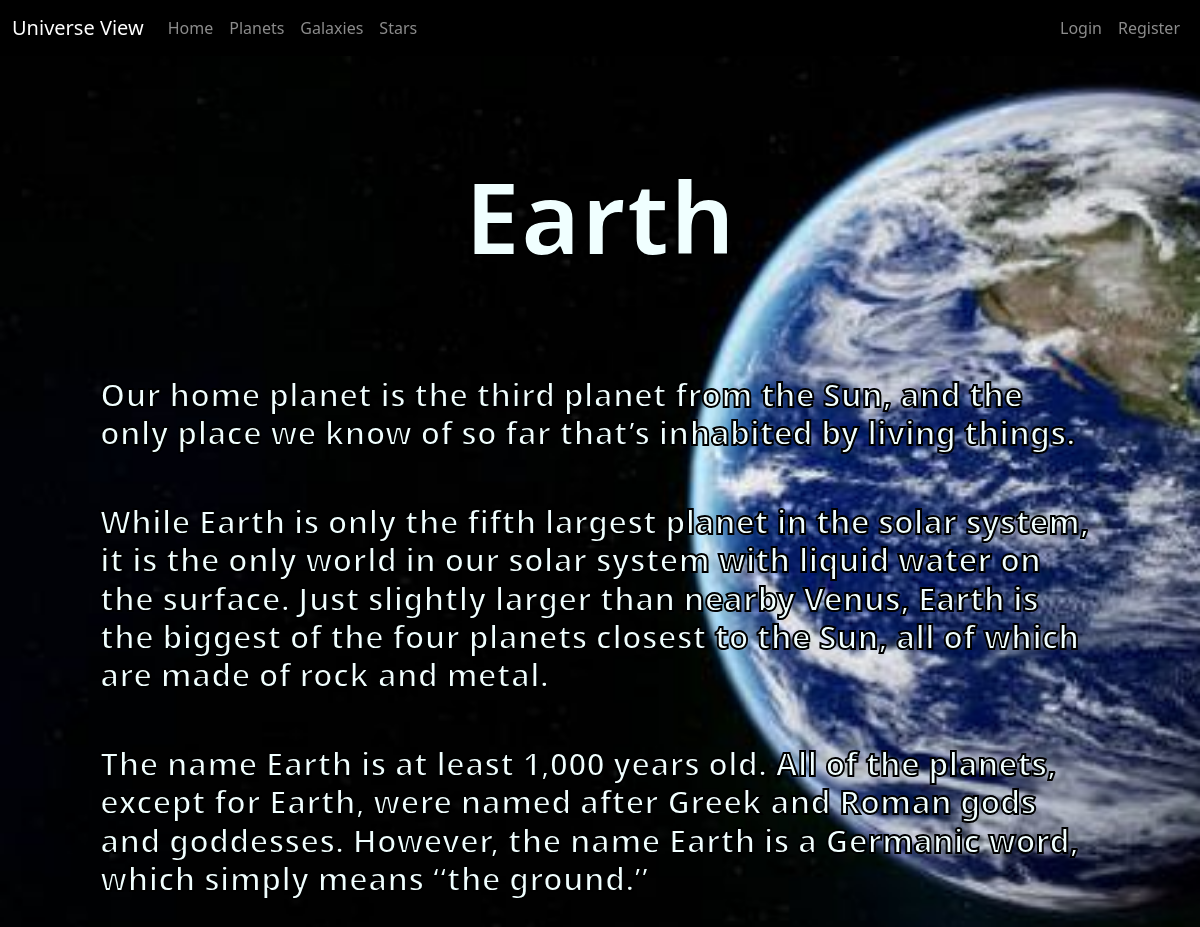
The app's page /blog-details/earth with its own data.
### blog/models.py (models this page shows, shortened)
class Blog(models.Model):
    name = models.CharField(max_length=100)
    image = models.ImageField(upload_to="blogs")
    description = RichTextField()
    is_active = models.BooleanField(default=False)
    is_home = models.BooleanField(default=False)
    slug = models.SlugField(null= False,blank = True,unique=True,db_index=True, editable= False)
    category = models.ForeignKey(Category,null= True, on_delete=models.CASCADE)
    type = models.ForeignKey(Type,null= True, on_delete=models.CASCADE)

### blog/views.py (the view)
# urls.py: path("blog-details/<slug:slug>", views.blog_details ,name = "blog_details")
def blog_details(request,slug):
    blog = Blog.objects.get(slug=slug)
    return render(request, "blog/blog-details.html",{
        "blog" : blog
    })

### blog/templates/blog/blog-details.html (shortened to what this page needs)
{% extends 'base.html' %}
{% load static %}
{% block content %}
    <h1>{{blog.name|title}}</h1>
    <h2>{{blog.description|safe}}</h2>
{% endblock %}

### records on screen
Blog: name "Earth", description "Our home planet is the third planet from the Sun, and the only place we know of so far that’s inhabited by living things. While Earth is only the fifth largest planet in the solar system, it is the only world in our solar system with liquid water on the surface. Just slightly larger than nearby Venus, Earth is the biggest of the four planets closest to the Sun, all of which are made of rock and metal. The name Earth is at least 1,000 years old. All of the planets, except for Earth, were named after Greek and Roman gods and goddesses. However, the name Earth is a Germanic word, which simply means “the ground.”"
